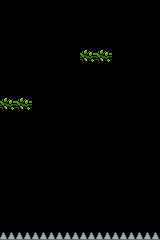

The image is a tile-based game level rendered from a .tmx file. Its description and source (layers, tilesets, objects; grid data summarised) follow:
An orthogonal 10x15 tile map with 16x16 px tiles, 1 tile layer (deco) and 202 objects.

<map version="1.10" tiledversion="1.10.2" orientation="orthogonal" renderorder="right-down" width="10" height="15" tilewidth="16" tileheight="16" infinite="0" nextlayerid="9" nextobjectid="157">
 <editorsettings>
  <export target="level-4.json" format="json" />
 </editorsettings>
 <tileset firstgid="1" name="breakout-extruded" tilewidth="16" tileheight="16" spacing="2" margin="1" tilecount="100" columns="10">
  <image source="../main-tileset/breakout-extruded.png" width="180" height="180" />
  <tile id="0">
   <properties>
    <property name="color" value="green" />
   </properties>
  </tile>
  <tile id="1">
   <properties>
    <property name="color" value="blue" />
   </properties>
  </tile>
  <tile id="2">
   <properties>
    <property name="color" value="red" />
   </properties>
  </tile>
  <tile id="3">
   <properties>
    <property name="color" value="yellow" />
   </properties>
  </tile>
  <tile id="4">
   <properties>
    <property name="color" value="pink" />
   </properties>
  </tile>
  <tile id="5">
   <properties>
    <property name="color" value="purple" />
   </properties>
  </tile>
  <tile id="6">
   <properties>
    <property name="color" value="armored" />
    <property name="health" type="int" value="5" />
   </properties>
  </tile>
  <tile id="7">
   <properties>
    <property name="color" value="" />
   </properties>
  </tile>
  <tile id="8">
   <properties>
    <property name="color" value="glass" />
   </properties>
  </tile>
  <tile id="9">
   <properties>
    <property name="color" value="" />
   </properties>
  </tile>
  <tile id="10">
   <properties>
    <property name="color" value="gray" />
   </properties>
   <objectgroup draworder="index" id="2">
    <object id="1" x="0" y="6" width="16" height="4" />
    <object id="2" x="0" y="6" width="16" height="4" />
   </objectgroup>
  </tile>
  <tile id="11">
   <properties>
    <property name="color" value="" />
   </properties>
   <objectgroup draworder="index" id="2">
    <object id="1" x="4" y="4" width="8" height="8">
     <ellipse />
    </object>
   </objectgroup>
  </tile>
  <tile id="12">
   <properties>
    <property name="power" value="grow" />
   </properties>
  </tile>
  <tile id="13">
   <properties>
    <property name="power" value="shrink" />
   </properties>
  </tile>
  <tile id="14">
   <properties>
    <property name="power" value="slow" />
   </properties>
  </tile>
  <tile id="15">
   <properties>
    <property name="power" value="fast" />
   </properties>
  </tile>
  <tile id="16">
   <properties>
    <property name="color" value="" />
   </properties>
  </tile>
  <tile id="17">
   <properties>
    <property name="color" value="" />
   </properties>
  </tile>
  <tile id="18">
   <properties>
    <property name="color" value="wood" />
   </properties>
  </tile>
  <tile id="19">
   <properties>
    <property name="color" value="" />
   </properties>
  </tile>
  <tile id="20">
   <properties>
    <property name="color" value="" />
   </properties>
  </tile>
  <tile id="21">
   <properties>
    <property name="color" value="" />
   </properties>
  </tile>
  <tile id="22">
   <properties>
    <property name="color" value="" />
   </properties>
  </tile>
  <tile id="23">
   <properties>
    <property name="color" value="" />
   </properties>
  </tile>
  <tile id="24">
   <properties>
    <property name="color" value="" />
   </properties>
  </tile>
  <tile id="25">
   <properties>
    <property name="color" value="" />
   </properties>
  </tile>
  <tile id="26">
   <properties>
    <property name="color" value="" />
   </properties>
  </tile>
  <tile id="27">
   <properties>
    <property name="color" value="" />
   </properties>
  </tile>
  <tile id="28">
   <properties>
    <property name="color" value="" />
   </properties>
  </tile>
  <tile id="29">
   <properties>
    <property name="color" value="" />
   </properties>
  </tile>
  <tile id="30">
   <properties>
    <property name="color" value="" />
   </properties>
  </tile>
  <tile id="31">
   <properties>
    <property name="color" value="" />
   </properties>
  </tile>
  <tile id="32">
   <properties>
    <property name="color" value="" />
   </properties>
  </tile>
  <tile id="33">
   <properties>
    <property name="color" value="" />
   </properties>
  </tile>
  <tile id="34">
   <properties>
    <property name="color" value="vines" />
   </properties>
  </tile>
  <tile id="35">
   <properties>
    <property name="color" value="" />
   </properties>
  </tile>
  <tile id="36">
   <properties>
    <property name="color" value="" />
   </properties>
  </tile>
  <tile id="37">
   <properties>
    <property name="color" value="" />
   </properties>
  </tile>
  <tile id="38">
   <properties>
    <property name="color" value="" />
   </properties>
  </tile>
  <tile id="39">
   <properties>
    <property name="color" value="" />
   </properties>
  </tile>
  <tile id="40">
   <properties>
    <property name="color" value="" />
   </properties>
  </tile>
  <tile id="41">
   <properties>
    <property name="color" value="" />
   </properties>
  </tile>
  <tile id="42">
   <properties>
    <property name="color" value="" />
   </properties>
  </tile>
  <tile id="43">
   <properties>
    <property name="color" value="" />
   </properties>
  </tile>
  <tile id="44">
   <properties>
    <property name="color" value="" />
   </properties>
  </tile>
  <tile id="45">
   <properties>
    <property name="color" value="" />
   </properties>
  </tile>
  <tile id="46">
   <properties>
    <property name="color" value="" />
   </properties>
  </tile>
  <tile id="47">
   <properties>
    <property name="color" value="" />
   </properties>
  </tile>
  <tile id="48">
   <properties>
    <property name="color" value="rock" />
   </properties>
  </tile>
  <tile id="49">
   <properties>
    <property name="color" value="" />
   </properties>
  </tile>
  <tile id="50">
   <properties>
    <property name="color" value="" />
   </properties>
  </tile>
  <tile id="51">
   <properties>
    <property name="color" value="" />
   </properties>
  </tile>
  <tile id="52">
   <properties>
    <property name="color" value="" />
   </properties>
  </tile>
  <tile id="53">
   <properties>
    <property name="color" value="" />
   </properties>
  </tile>
  <tile id="54">
   <properties>
    <property name="color" value="" />
   </properties>
  </tile>
  <tile id="55">
   <properties>
    <property name="color" value="" />
   </properties>
  </tile>
  <tile id="56">
   <properties>
    <property name="color" value="" />
   </properties>
  </tile>
  <tile id="57">
   <properties>
    <property name="color" value="" />
   </properties>
  </tile>
  <tile id="58">
   <properties>
    <property name="color" value="rock" />
   </properties>
   <objectgroup draworder="index" id="3">
    <object id="2" x="0" y="0" width="16" height="16">
     <ellipse />
    </object>
   </objectgroup>
  </tile>
  <tile id="59">
   <properties>
    <property name="color" value="" />
   </properties>
  </tile>
  <tile id="60">
   <properties>
    <property name="color" value="" />
   </properties>
  </tile>
  <tile id="61">
   <properties>
    <property name="color" value="" />
   </properties>
  </tile>
  <tile id="62">
   <properties>
    <property name="color" value="" />
   </properties>
  </tile>
  <tile id="63">
   <properties>
    <property name="color" value="" />
   </properties>
  </tile>
  <tile id="64">
   <properties>
    <property name="color" value="" />
   </properties>
  </tile>
  <tile id="65">
   <properties>
    <property name="color" value="" />
   </properties>
  </tile>
  <tile id="66">
   <properties>
    <property name="color" value="" />
   </properties>
  </tile>
  <tile id="67">
   <properties>
    <property name="color" value="" />
   </properties>
  </tile>
  <tile id="68">
   <properties>
    <property name="color" value="" />
   </properties>
  </tile>
  <tile id="69">
   <properties>
    <property name="color" value="" />
   </properties>
  </tile>
  <tile id="70">
   <properties>
    <property name="color" value="" />
   </properties>
  </tile>
  <tile id="71">
   <properties>
    <property name="color" value="" />
   </properties>
  </tile>
  <tile id="72">
   <properties>
    <property name="color" value="" />
   </properties>
  </tile>
  <tile id="73">
   <properties>
    <property name="color" value="" />
   </properties>
   <objectgroup draworder="index" id="2">
    <object id="1" x="0" y="0" width="2" height="2">
     <ellipse />
    </object>
    <object id="2" x="2" y="2" width="2" height="2">
     <ellipse />
    </object>
    <object id="4" x="4" y="0" width="2" height="2">
     <ellipse />
    </object>
    <object id="5" x="5" y="0" width="2" height="2">
     <ellipse />
    </object>
    <object id="6" x="7" y="2" width="2" height="2">
     <ellipse />
    </object>
    <object id="7" x="9" y="0" width="2" height="2">
     <ellipse />
    </object>
    <object id="8" x="10" y="0" width="2" height="2">
     <ellipse />
    </object>
    <object id="9" x="12" y="2" width="2" height="2">
     <ellipse />
    </object>
    <object id="10" x="14" y="0" width="2" height="2">
     <ellipse />
    </object>
   </objectgroup>
  </tile>
  <tile id="74">
   <properties>
    <property name="color" value="" />
   </properties>
   <objectgroup draworder="index" id="2">
    <object id="1" x="7" y="0" width="2" height="16" />
   </objectgroup>
  </tile>
  <tile id="75">
   <properties>
    <property name="color" value="" />
   </properties>
   <objectgroup draworder="index" id="2">
    <object id="1" x="0" y="7" width="16" height="2" />
   </objectgroup>
  </tile>
  <tile id="76">
   <properties>
    <property name="color" value="" />
   </properties>
  </tile>
  <tile id="77">
   <properties>
    <property name="color" value="" />
   </properties>
  </tile>
  <tile id="78">
   <properties>
    <property name="color" value="" />
   </properties>
  </tile>
  <tile id="79">
   <properties>
    <property name="color" value="" />
   </properties>
  </tile>
  <tile id="80">
   <properties>
    <property name="color" value="" />
   </properties>
  </tile>
  <tile id="81">
   <properties>
    <property name="color" value="" />
   </properties>
  </tile>
  <tile id="82">
   <properties>
    <property name="color" value="" />
   </properties>
  </tile>
  <tile id="83">
   <properties>
    <property name="color" value="" />
   </properties>
   <objectgroup draworder="index" id="2">
    <object id="9" x="6" y="8" width="1" height="1">
     <ellipse />
    </object>
    <object id="10" x="5" y="9" width="1" height="1">
     <ellipse />
    </object>
    <object id="11" x="4" y="10" width="1" height="1">
     <ellipse />
    </object>
    <object id="12" x="3" y="11" width="1" height="1">
     <ellipse />
    </object>
    <object id="13" x="2" y="12" width="1" height="1">
     <ellipse />
    </object>
    <object id="14" x="1" y="13" width="1" height="1">
     <ellipse />
    </object>
    <object id="15" x="0" y="14" width="1" height="1">
     <ellipse />
    </object>
    <object id="16" x="0" y="15" width="1" height="1">
     <ellipse />
    </object>
    <object id="17" x="1" y="14" width="1" height="1">
     <ellipse />
    </object>
    <object id="25" x="7" y="8" width="1" height="1">
     <ellipse />
    </object>
    <object id="26" x="6" y="9" width="1" height="1">
     <ellipse />
    </object>
    <object id="27" x="5" y="10" width="1" height="1">
     <ellipse />
    </object>
    <object id="28" x="4" y="11" width="1" height="1">
     <ellipse />
    </object>
    <object id="29" x="3" y="12" width="1" height="1">
     <ellipse />
    </object>
    <object id="30" x="2" y="13" width="1" height="1">
     <ellipse />
    </object>
    <object id="37" x="7" y="9" width="1" height="1">
     <ellipse />
    </object>
    <object id="38" x="6" y="10" width="1" height="1">
     <ellipse />
    </object>
    <object id="39" x="5" y="11" width="1" height="1">
     <ellipse />
    </object>
    <object id="40" x="4" y="12" width="1" height="1">
     <ellipse />
    </object>
    <object id="41" x="3" y="13" width="1" height="1">
     <ellipse />
    </object>
    <object id="42" x="2" y="14" width="1" height="1">
     <ellipse />
    </object>
    <object id="43" x="1" y="15" width="1" height="1">
     <ellipse />
    </object>
   </objectgroup>
  </tile>
  <tile id="84">
   <properties>
    <property name="color" value="" />
   </properties>
   <objectgroup draworder="index" id="2">
    <object id="17" x="14" y="0" width="1" height="1">
     <ellipse />
    </object>
    <object id="18" x="13" y="1" width="1" height="1">
     <ellipse />
    </object>
    <object id="19" x="12" y="2" width="1" height="1">
     <ellipse />
    </object>
    <object id="20" x="11" y="3" width="1" height="1">
     <ellipse />
    </object>
    <object id="21" x="10" y="4" width="1" height="1">
     <ellipse />
    </object>
    <object id="22" x="9" y="5" width="1" height="1">
     <ellipse />
    </object>
    <object id="23" x="8" y="6" width="1" height="1">
     <ellipse />
    </object>
    <object id="24" x="7" y="7" width="1" height="1">
     <ellipse />
    </object>
    <object id="25" x="6" y="8" width="1" height="1">
     <ellipse />
    </object>
    <object id="26" x="5" y="9" width="1" height="1">
     <ellipse />
    </object>
    <object id="27" x="4" y="10" width="1" height="1">
     <ellipse />
    </object>
    <object id="28" x="3" y="11" width="1" height="1">
     <ellipse />
    </object>
    <object id="29" x="2" y="12" width="1" height="1">
     <ellipse />
    </object>
    <object id="30" x="1" y="13" width="1" height="1">
     <ellipse />
    </object>
    <object id="31" x="0" y="14" width="1" height="1">
     <ellipse />
    </object>
    <object id="32" x="0" y="15" width="1" height="1">
     <ellipse />
    </object>
    <object id="33" x="1" y="14" width="1" height="1">
     <ellipse />
    </object>
    <object id="34" x="14" y="1" width="1" height="1">
     <ellipse />
    </object>
    <object id="35" x="13" y="2" width="1" height="1">
     <ellipse />
    </object>
    <object id="36" x="12" y="3" width="1" height="1">
     <ellipse />
    </object>
    <object id="37" x="11" y="4" width="1" height="1">
     <ellipse />
    </object>
    <object id="38" x="10" y="5" width="1" height="1">
     <ellipse />
    </object>
    <object id="39" x="9" y="6" width="1" height="1">
     <ellipse />
    </object>
    <object id="40" x="8" y="7" width="1" height="1">
     <ellipse />
    </object>
    <object id="41" x="7" y="8" width="1" height="1">
     <ellipse />
    </object>
    <object id="42" x="6" y="9" width="1" height="1">
     <ellipse />
    </object>
    <object id="43" x="5" y="10" width="1" height="1">
     <ellipse />
    </object>
    <object id="44" x="4" y="11" width="1" height="1">
     <ellipse />
    </object>
    <object id="45" x="3" y="12" width="1" height="1">
     <ellipse />
    </object>
    <object id="46" x="2" y="13" width="1" height="1">
     <ellipse />
    </object>
    <object id="47" x="13" y="3" width="1" height="1">
     <ellipse />
    </object>
    <object id="48" x="12" y="4" width="1" height="1">
     <ellipse />
    </object>
    <object id="49" x="11" y="5" width="1" height="1">
     <ellipse />
    </object>
    <object id="50" x="10" y="6" width="1" height="1">
     <ellipse />
    </object>
    <object id="51" x="9" y="7" width="1" height="1">
     <ellipse />
    </object>
    <object id="52" x="8" y="8" width="1" height="1">
     <ellipse />
    </object>
    <object id="53" x="7" y="9" width="1" height="1">
     <ellipse />
    </object>
    <object id="54" x="6" y="10" width="1" height="1">
     <ellipse />
    </object>
    <object id="55" x="5" y="11" width="1" height="1">
     <ellipse />
    </object>
    <object id="56" x="4" y="12" width="1" height="1">
     <ellipse />
    </object>
    <object id="57" x="3" y="13" width="1" height="1">
     <ellipse />
    </object>
    <object id="58" x="2" y="14" width="1" height="1">
     <ellipse />
    </object>
    <object id="59" x="1" y="15" width="1" height="1">
     <ellipse />
    </object>
    <object id="60" x="14" y="2" width="1" height="1">
     <ellipse />
    </object>
    <object id="61" x="15" y="1" width="1" height="1">
     <ellipse />
    </object>
    <object id="62" x="15" y="0" width="1" height="1">
     <ellipse />
    </object>
   </objectgroup>
  </tile>
  <tile id="85">
   <properties>
    <property name="color" value="" />
   </properties>
   <objectgroup draworder="index" id="3">
    <object id="19" x="1" y="0" width="1" height="1">
     <ellipse />
    </object>
    <object id="20" x="2" y="1" width="1" height="1">
     <ellipse />
    </object>
    <object id="21" x="3" y="2" width="1" height="1">
     <ellipse />
    </object>
    <object id="22" x="4" y="3" width="1" height="1">
     <ellipse />
    </object>
    <object id="23" x="5" y="4" width="1" height="1">
     <ellipse />
    </object>
    <object id="24" x="6" y="5" width="1" height="1">
     <ellipse />
    </object>
    <object id="25" x="7" y="6" width="1" height="1">
     <ellipse />
    </object>
    <object id="26" x="8" y="7" width="1" height="1">
     <ellipse />
    </object>
    <object id="27" x="9" y="8" width="1" height="1">
     <ellipse />
    </object>
    <object id="28" x="10" y="9" width="1" height="1">
     <ellipse />
    </object>
    <object id="29" x="11" y="10" width="1" height="1">
     <ellipse />
    </object>
    <object id="30" x="12" y="11" width="1" height="1">
     <ellipse />
    </object>
    </objectgroup>
  </tile>
  <tile id="86">
   <properties>
    <property name="color" value="" />
   </properties>
  </tile>
  <tile id="87">
   <properties>
    <property name="color" value="" />
   </properties>
   <objectgroup draworder="index" id="3">
    <!-- 1 objects omitted --></objectgroup>
  </tile>
  <tile id="88">
   <properties>
    <property name="color" value="" />
   </properties>
  </tile>
  <tile id="89">
   <properties>
    <property name="color" value="" />
   </properties>
  </tile>
  <tile id="90">
   <properties>
    <property name="color" value="" />
   </properties>
  </tile>
  <tile id="91">
   <properties>
    <property name="color" value="" />
   </properties>
  </tile>
  <tile id="92">
   <properties>
    <property name="color" value="" />
   </properties>
  </tile>
  <tile id="93">
   <properties>
    <property name="color" value="" />
   </properties>
   <objectgroup draworder="index" id="2">
    <!-- 22 objects omitted --></objectgroup>
  </tile>
  <tile id="94">
   <properties>
    <property name="color" value="" />
   </properties>
  </tile>
  <tile id="95">
   <properties>
    <property name="color" value="" />
   </properties>
  </tile>
  <tile id="96">
   <properties>
    <property name="color" value="" />
   </properties>
  </tile>
  <tile id="97">
   <properties>
    <property name="color" value="" />
   </properties>
  </tile>
  <tile id="98">
   <properties>
    <property name="color" value="" />
   </properties>
  </tile>
  <tile id="99">
   <properties>
    <property name="color" value="" />
   </properties>
  </tile>
 </tileset>
 <objectgroup id="2" name="blocks">
  <!-- 18 objects omitted --></objectgroup>
 <objectgroup id="8" name="deco-objects">
  <!-- 1 objects omitted --></objectgroup>
 <objectgroup id="3" name="player">
  <!-- 1 objects omitted --></objectgroup>
 <objectgroup id="7" name="walls">
  <!-- 29 objects omitted --></objectgroup>
 <objectgroup id="4" name="ball">
  <!-- 1 objects omitted --></objectgroup>
 <objectgroup id="5" name="power" />
 <layer id="6" name="deco" width="10" height="15">
  <data>[150 cells, 14 non-empty, 2 distinct tile ids]</data>
 </layer>
</map>
<!-- 107 of 202 objects omitted -->
